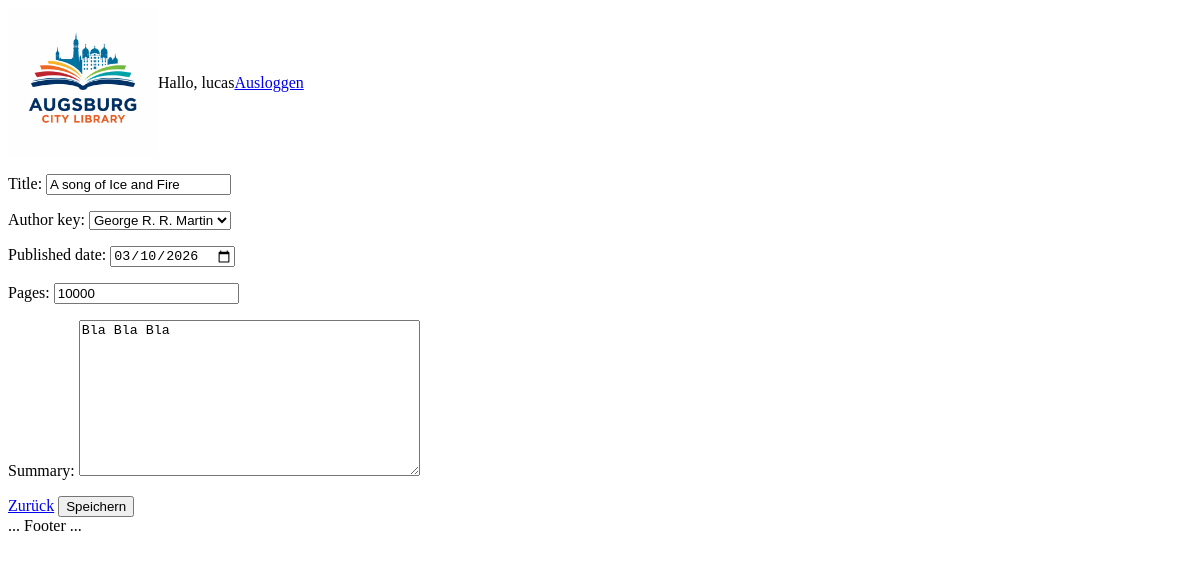
/books/update/5/ (signed in), run on the app's committed database.
### books/models.py (models this page shows, shortened)
class Book(models.Model):
    title = models.CharField(max_length=200)
    author_key = models.ForeignKey(Author, blank=True, null=True, on_delete=models.SET_NULL)
    published_date = models.DateField()
    pages = models.IntegerField()
    summary = models.TextField()
    genre = models.ManyToManyField(Genre, blank=True)
    isbn = models.IntegerField()
    cover = models.ImageField(upload_to='covers/', null=True, blank=True)

### books/views.py (the view, shortened to what this page needs)
# urls.py: path('books/update/<int:pk>/', views.UpdateBookView.as_view(), name='book-update'),
class UpdateBookView(UpdateView):
    model = models.Book
    form_class = BookForm

### books/forms.py
class BookForm(forms.ModelForm):
    class Meta:
        model = Book
        fields = ['title', 'author_key', 'published_date', 'pages', 'summary']
        widgets = {
            'published_date': DatePickerInput(format='%Y-%m-%d'),
        }

### books/models.py (called while the page is built)
    def __str__(self):
        return self.firstname + " " + self.lastname

### books/templates/books/book_form.html (shortened to what this page needs)
{% extends 'base.html' %}
{% block content %}
    <form method="POST">
        {{ form.as_p }}
        <a href="{% url 'book-list' %}">Zurück</a>
        <button type="submit">Speichern</button>
    </form>
{% endblock %}

### books/templates/base.html (shortened to what this page needs)
<!DOCTYPE html>
{% load static %}
<html lang="en">
    <head>
        <link rel="stylesheet" href="{% static 'css/styles.css' %}">
    </head>
    <body>
        <nav>
            <img id="logo" class="logo-img" alt="Logo" src="{% static 'images/augsburg-city-library.png' %}" />
            {% if user.is_authenticated %}
                <span>Hallo, {{ user.username }}</span>
                <a href="{% url 'admin:logout' %}">Ausloggen</a>
            {% else %}
                <a href="{% url 'admin:login' %}">Einloggen</a>
            {% endif %}
        </nav>
        <main>
            {% block content %}
            {% endblock %}
        </main>
        <footer>... Footer ...</footer>
    </body>
</html>

### books/static/css/styles.css (style rules this page uses)
nav { display: flex; flex-direction: row; align-items: center; }
#logo { width: 150px; }

### data on the page
Book: title "A song of Ice and Fire", author_key "George R. R. Martin", published_date "03/10/2026", pages "10000", summary "Bla Bla Bla"

### other printed values
{{ user.username }} "lucas"
